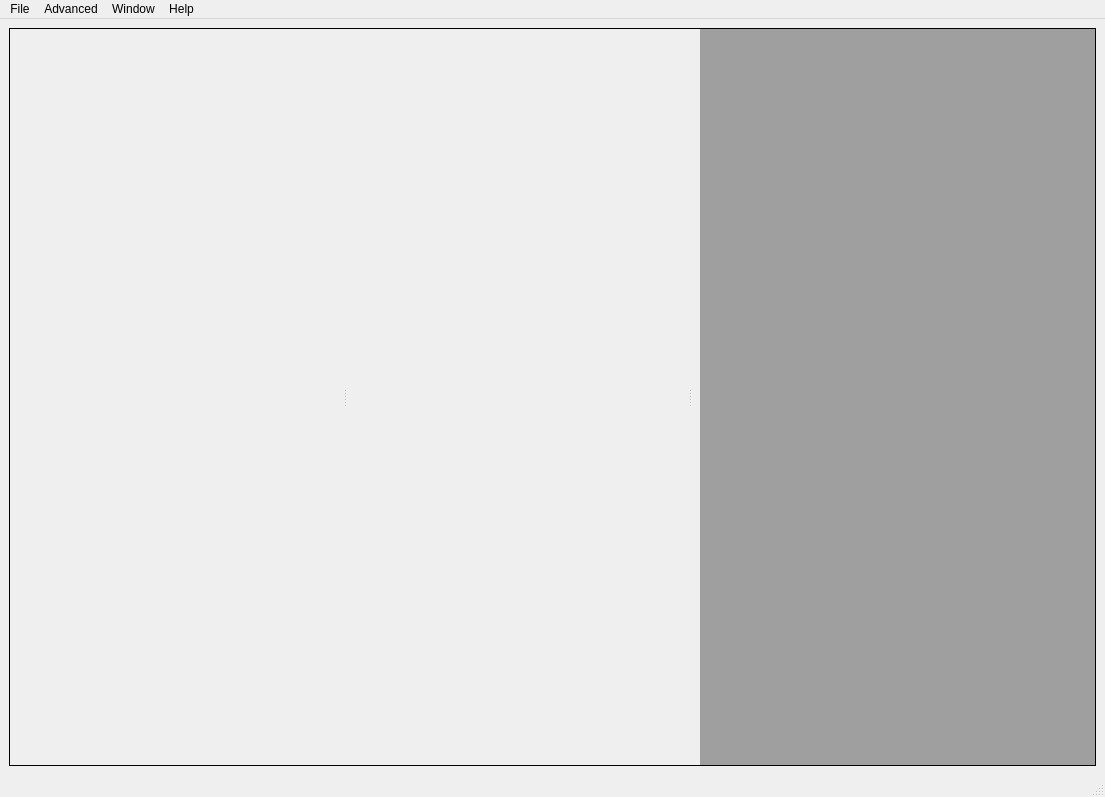
<?xml version="1.0" encoding="UTF-8"?>
<ui version="4.0">
 <class>MainWindow</class>
 <widget class="QMainWindow" name="MainWindow">
  <property name="geometry">
   <rect>
    <x>0</x>
    <y>0</y>
    <width>1105</width>
    <height>797</height>
   </rect>
  </property>
  <property name="sizePolicy">
   <sizepolicy hsizetype="Preferred" vsizetype="Preferred">
    <horstretch>0</horstretch>
    <verstretch>0</verstretch>
   </sizepolicy>
  </property>
  <property name="windowTitle">
   <string>ScopeFoundry</string>
  </property>
  <property name="windowIcon">
   <iconset>
    <normaloff>scopefoundry_logo2_1024.png</normaloff>scopefoundry_logo2_1024.png</iconset>
  </property>
  <property name="unifiedTitleAndToolBarOnMac">
   <bool>false</bool>
  </property>
  <widget class="QWidget" name="centralwidget">
   <property name="sizePolicy">
    <sizepolicy hsizetype="Preferred" vsizetype="Preferred">
     <horstretch>0</horstretch>
     <verstretch>0</verstretch>
    </sizepolicy>
   </property>
   <layout class="QGridLayout" name="gridLayout_2">
    <item row="0" column="0">
     <widget class="QSplitter" name="col_splitter">
      <property name="sizePolicy">
       <sizepolicy hsizetype="Minimum" vsizetype="Preferred">
        <horstretch>0</horstretch>
        <verstretch>0</verstretch>
       </sizepolicy>
      </property>
      <property name="frameShape">
       <enum>QFrame::Shape::Box</enum>
      </property>
      <property name="orientation">
       <enum>Qt::Orientation::Horizontal</enum>
      </property>
      <property name="handleWidth">
       <number>20</number>
      </property>
      <property name="childrenCollapsible">
       <bool>true</bool>
      </property>
      <widget class="QScrollArea" name="quickaccess_scrollArea">
       <property name="sizePolicy">
        <sizepolicy hsizetype="Maximum" vsizetype="Preferred">
         <horstretch>0</horstretch>
         <verstretch>0</verstretch>
        </sizepolicy>
       </property>
       <property name="minimumSize">
        <size>
         <width>325</width>
         <height>0</height>
        </size>
       </property>
       <property name="frameShape">
        <enum>QFrame::Shape::NoFrame</enum>
       </property>
       <property name="frameShadow">
        <enum>QFrame::Shadow::Plain</enum>
       </property>
       <property name="lineWidth">
        <number>1</number>
       </property>
       <property name="sizeAdjustPolicy">
        <enum>QAbstractScrollArea::SizeAdjustPolicy::AdjustToContents</enum>
       </property>
       <property name="widgetResizable">
        <bool>true</bool>
       </property>
       <widget class="QWidget" name="quickaccess_scrollAreaWidgetContents">
        <property name="geometry">
         <rect>
          <x>0</x>
          <y>0</y>
          <width>16</width>
          <height>739</height>
         </rect>
        </property>
        <property name="sizePolicy">
         <sizepolicy hsizetype="Maximum" vsizetype="Preferred">
          <horstretch>0</horstretch>
          <verstretch>0</verstretch>
         </sizepolicy>
        </property>
        <layout class="QVBoxLayout" name="quickaccess_layout">
         <property name="leftMargin">
          <number>7</number>
         </property>
         <property name="topMargin">
          <number>0</number>
         </property>
         <property name="rightMargin">
          <number>7</number>
         </property>
         <property name="bottomMargin">
          <number>0</number>
         </property>
        </layout>
       </widget>
      </widget>
      <widget class="QWidget" name="lq_trees_widget" native="true">
       <property name="sizePolicy">
        <sizepolicy hsizetype="Minimum" vsizetype="Preferred">
         <horstretch>0</horstretch>
         <verstretch>0</verstretch>
        </sizepolicy>
       </property>
       <property name="minimumSize">
        <size>
         <width>325</width>
         <height>0</height>
        </size>
       </property>
       <property name="maximumSize">
        <size>
         <width>200</width>
         <height>16777215</height>
        </size>
       </property>
       <layout class="QVBoxLayout" name="tree_layout">
        <property name="leftMargin">
         <number>7</number>
        </property>
        <property name="topMargin">
         <number>0</number>
        </property>
        <property name="rightMargin">
         <number>7</number>
        </property>
        <property name="bottomMargin">
         <number>0</number>
        </property>
       </layout>
      </widget>
      <widget class="QScrollArea" name="scrollArea">
       <property name="sizePolicy">
        <sizepolicy hsizetype="Preferred" vsizetype="Preferred">
         <horstretch>0</horstretch>
         <verstretch>0</verstretch>
        </sizepolicy>
       </property>
       <property name="frameShape">
        <enum>QFrame::Shape::NoFrame</enum>
       </property>
       <property name="frameShadow">
        <enum>QFrame::Shadow::Raised</enum>
       </property>
       <property name="sizeAdjustPolicy">
        <enum>QAbstractScrollArea::SizeAdjustPolicy::AdjustToContents</enum>
       </property>
       <property name="widgetResizable">
        <bool>true</bool>
       </property>
       <widget class="QWidget" name="scrollAreaWidgetContents_2">
        <property name="geometry">
         <rect>
          <x>0</x>
          <y>0</y>
          <width>399</width>
          <height>739</height>
         </rect>
        </property>
        <property name="sizePolicy">
         <sizepolicy hsizetype="Expanding" vsizetype="Expanding">
          <horstretch>0</horstretch>
          <verstretch>0</verstretch>
         </sizepolicy>
        </property>
        <layout class="QVBoxLayout" name="verticalLayout">
         <property name="spacing">
          <number>0</number>
         </property>
         <property name="leftMargin">
          <number>0</number>
         </property>
         <property name="topMargin">
          <number>0</number>
         </property>
         <property name="rightMargin">
          <number>0</number>
         </property>
         <property name="bottomMargin">
          <number>0</number>
         </property>
         <item>
          <widget class="QMdiArea" name="mdiArea">
           <property name="sizePolicy">
            <sizepolicy hsizetype="Expanding" vsizetype="Expanding">
             <horstretch>0</horstretch>
             <verstretch>0</verstretch>
            </sizepolicy>
           </property>
           <property name="frameShape">
            <enum>QFrame::Shape::NoFrame</enum>
           </property>
           <property name="verticalScrollBarPolicy">
            <enum>Qt::ScrollBarPolicy::ScrollBarAsNeeded</enum>
           </property>
           <property name="horizontalScrollBarPolicy">
            <enum>Qt::ScrollBarPolicy::ScrollBarAsNeeded</enum>
           </property>
           <property name="sizeAdjustPolicy">
            <enum>QAbstractScrollArea::SizeAdjustPolicy::AdjustToContents</enum>
           </property>
           <property name="viewMode">
            <enum>QMdiArea::ViewMode::TabbedView</enum>
           </property>
           <property name="tabsMovable">
            <bool>true</bool>
           </property>
          </widget>
         </item>
        </layout>
       </widget>
      </widget>
     </widget>
    </item>
   </layout>
  </widget>
  <widget class="QMenuBar" name="menubar">
   <property name="geometry">
    <rect>
     <x>0</x>
     <y>0</y>
     <width>1105</width>
     <height>20</height>
    </rect>
   </property>
   <property name="nativeMenuBar">
    <bool>false</bool>
   </property>
   <widget class="QMenu" name="menuFile">
    <property name="title">
     <string>File</string>
    </property>
    <addaction name="action_set_data_dir"/>
    <addaction name="separator"/>
    <addaction name="action_load_ini"/>
    <addaction name="action_auto_save_ini"/>
    <addaction name="action_save_ini"/>
    <addaction name="action_load_last"/>
    <addaction name="separator"/>
    <addaction name="action_load_measurement_data"/>
   </widget>
   <widget class="QMenu" name="menuAdvanced">
    <property name="title">
     <string>Advanced</string>
    </property>
    <addaction name="action_console"/>
    <addaction name="action_log_viewer"/>
    <addaction name="separator"/>
    <addaction name="action_show_settings"/>
    <addaction name="action_propose_from_file"/>
    <addaction name="action_analyze_with_ipynb"/>
   </widget>
   <widget class="QMenu" name="menuHelp">
    <property name="title">
     <string>Help</string>
    </property>
    <addaction name="action_docs"/>
    <addaction name="separator"/>
    <addaction name="action_about"/>
   </widget>
   <widget class="QMenu" name="menuWindow">
    <property name="title">
     <string>Window</string>
    </property>
    <addaction name="action_save_window_positions"/>
    <addaction name="action_load_window_positions"/>
    <addaction name="separator"/>
    <addaction name="window_action"/>
    <addaction name="tab_action"/>
    <addaction name="cascade_action"/>
    <addaction name="tile_action"/>
    <addaction name="separator"/>
    <addaction name="action_load_all_measure_uis"/>
   </widget>
   <addaction name="menuFile"/>
   <addaction name="menuAdvanced"/>
   <addaction name="menuWindow"/>
   <addaction name="menuHelp"/>
  </widget>
  <widget class="QStatusBar" name="statusbar"/>
  <action name="action_tab_mode">
   <property name="checkable">
    <bool>true</bool>
   </property>
   <property name="checked">
    <bool>true</bool>
   </property>
   <property name="text">
    <string>Tab Mode</string>
   </property>
   <property name="shortcut">
    <string>Alt+T</string>
   </property>
  </action>
  <action name="action_set_data_dir">
   <property name="enabled">
    <bool>true</bool>
   </property>
   <property name="text">
    <string>Set Data Save Directory ...</string>
   </property>
   <property name="shortcut">
    <string>Ctrl+D</string>
   </property>
  </action>
  <action name="action_load_ini">
   <property name="text">
    <string>&amp;Load Settings ...</string>
   </property>
   <property name="shortcut">
    <string>Ctrl+O</string>
   </property>
  </action>
  <action name="action_save_ini">
   <property name="text">
    <string>&amp;Save Settings As ...</string>
   </property>
   <property name="shortcut">
    <string>Ctrl+Shift+S</string>
   </property>
  </action>
  <action name="action_about">
   <property name="text">
    <string>&amp;About</string>
   </property>
  </action>
  <action name="action_console">
   <property name="text">
    <string>&amp;Console </string>
   </property>
   <property name="shortcut">
    <string>Alt+C</string>
   </property>
  </action>
  <action name="action_docs">
   <property name="text">
    <string>ScopeFoundry Docs</string>
   </property>
   <property name="shortcut">
    <string>Alt+F</string>
   </property>
  </action>
  <action name="action_log_viewer">
   <property name="enabled">
    <bool>true</bool>
   </property>
   <property name="text">
    <string>Log Viewer</string>
   </property>
   <property name="shortcut">
    <string>Alt+L</string>
   </property>
  </action>
  <action name="action_subwindow_mode">
   <property name="checkable">
    <bool>true</bool>
   </property>
   <property name="text">
    <string>Subwindow Mode</string>
   </property>
  </action>
  <action name="window_action">
   <property name="checkable">
    <bool>true</bool>
   </property>
   <property name="enabled">
    <bool>true</bool>
   </property>
   <property name="text">
    <string>Sub&amp;window Mode</string>
   </property>
   <property name="shortcut">
    <string>Alt+W</string>
   </property>
  </action>
  <action name="tab_action">
   <property name="checkable">
    <bool>true</bool>
   </property>
   <property name="text">
    <string>&amp;Tab Mode</string>
   </property>
   <property name="shortcut">
    <string>Alt+T</string>
   </property>
  </action>
  <action name="cascade_action">
   <property name="text">
    <string>Cascade</string>
   </property>
  </action>
  <action name="tile_action">
   <property name="text">
    <string>Tile</string>
   </property>
  </action>
  <action name="action_auto_save_ini">
   <property name="text">
    <string>Save Settings</string>
   </property>
   <property name="shortcut">
    <string>Ctrl+S</string>
   </property>
  </action>
  <action name="action_save_window_positions">
   <property name="text">
    <string>Save Window Positions ...</string>
   </property>
  </action>
  <action name="action_load_window_positions">
   <property name="text">
    <string>Load Window Positions ...</string>
   </property>
  </action>
  <action name="action_load_last">
   <property name="text">
    <string>Load last Settings</string>
   </property>
  </action>
  <action name="action_load_all_measure_uis">
   <property name="text">
    <string>load</string>
   </property>
  </action>
  <action name="action_show_settings">
   <property name="icon">
    <iconset>
     <normaloff>settings.png</normaloff>settings.png</iconset>
   </property>
   <property name="text">
    <string>Settings</string>
   </property>
  </action>
  <action name="action_propose_from_file">
   <property name="text">
    <string>Inspect file</string>
   </property>
  </action>
  <action name="action_analyze_with_ipynb">
   <property name="icon">
    <iconset>
     <normaloff>Jupyter_logo.png</normaloff>Jupyter_logo.png</iconset>
   </property>
   <property name="text">
    <string>analyze with ipynb</string>
   </property>
  </action>
  <action name="action_load_measurement_data">
   <property name="text">
    <string>Load Measurement data</string>
   </property>
  </action>
 </widget>
 <resources/>
 <connections/>
</ui>
